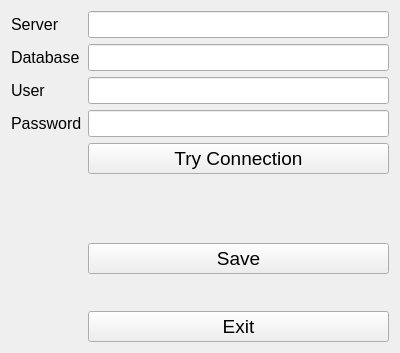
<?xml version="1.0" encoding="UTF-8"?>
<ui version="4.0">
 <class>Form</class>
 <widget class="QWidget" name="Form">
  <property name="geometry">
   <rect>
    <x>0</x>
    <y>0</y>
    <width>400</width>
    <height>353</height>
   </rect>
  </property>
  <property name="windowTitle">
   <string>MySQL Settings</string>
  </property>
  <layout class="QHBoxLayout" name="horizontalLayout">
   <item>
    <layout class="QFormLayout" name="formLayout">
     <item row="0" column="0">
      <widget class="QLabel" name="label">
       <property name="font">
        <font>
         <pointsize>12</pointsize>
        </font>
       </property>
       <property name="text">
        <string>Server</string>
       </property>
      </widget>
     </item>
     <item row="0" column="1">
      <widget class="QLineEdit" name="lineEdit_server">
       <property name="font">
        <font>
         <pointsize>12</pointsize>
        </font>
       </property>
      </widget>
     </item>
     <item row="1" column="0">
      <widget class="QLabel" name="label_2">
       <property name="font">
        <font>
         <pointsize>12</pointsize>
        </font>
       </property>
       <property name="text">
        <string>Database</string>
       </property>
      </widget>
     </item>
     <item row="1" column="1">
      <widget class="QLineEdit" name="lineEdit_database">
       <property name="font">
        <font>
         <pointsize>12</pointsize>
        </font>
       </property>
      </widget>
     </item>
     <item row="2" column="0">
      <widget class="QLabel" name="label_3">
       <property name="font">
        <font>
         <pointsize>12</pointsize>
        </font>
       </property>
       <property name="text">
        <string>User</string>
       </property>
      </widget>
     </item>
     <item row="2" column="1">
      <widget class="QLineEdit" name="lineEdit_user">
       <property name="font">
        <font>
         <pointsize>12</pointsize>
        </font>
       </property>
      </widget>
     </item>
     <item row="3" column="0">
      <widget class="QLabel" name="label_4">
       <property name="font">
        <font>
         <pointsize>12</pointsize>
        </font>
       </property>
       <property name="text">
        <string>Password</string>
       </property>
      </widget>
     </item>
     <item row="3" column="1">
      <widget class="QLineEdit" name="lineEdit_password">
       <property name="font">
        <font>
         <pointsize>12</pointsize>
        </font>
       </property>
      </widget>
     </item>
     <item row="4" column="1">
      <widget class="QPushButton" name="pushButton_try_connection">
       <property name="font">
        <font>
         <pointsize>14</pointsize>
         <weight>50</weight>
         <bold>false</bold>
         <strikeout>false</strikeout>
         <kerning>true</kerning>
        </font>
       </property>
       <property name="text">
        <string>Try Connection</string>
       </property>
      </widget>
     </item>
     <item row="6" column="1">
      <widget class="QLabel" name="label_connection_result">
       <property name="text">
        <string/>
       </property>
      </widget>
     </item>
     <item row="8" column="1">
      <widget class="QPushButton" name="pushButton_save">
       <property name="font">
        <font>
         <pointsize>14</pointsize>
         <weight>50</weight>
         <bold>false</bold>
         <strikeout>false</strikeout>
         <kerning>true</kerning>
        </font>
       </property>
       <property name="text">
        <string>Save</string>
       </property>
      </widget>
     </item>
     <item row="7" column="1">
      <spacer name="verticalSpacer">
       <property name="orientation">
        <enum>Qt::Vertical</enum>
       </property>
       <property name="sizeHint" stdset="0">
        <size>
         <width>20</width>
         <height>40</height>
        </size>
       </property>
      </spacer>
     </item>
     <item row="9" column="1">
      <spacer name="verticalSpacer_2">
       <property name="orientation">
        <enum>Qt::Vertical</enum>
       </property>
       <property name="sizeHint" stdset="0">
        <size>
         <width>20</width>
         <height>40</height>
        </size>
       </property>
      </spacer>
     </item>
     <item row="5" column="1">
      <spacer name="verticalSpacer_3">
       <property name="orientation">
        <enum>Qt::Vertical</enum>
       </property>
       <property name="sizeHint" stdset="0">
        <size>
         <width>20</width>
         <height>20</height>
        </size>
       </property>
      </spacer>
     </item>
     <item row="10" column="1">
      <widget class="QPushButton" name="pushButton_exit">
       <property name="font">
        <font>
         <pointsize>14</pointsize>
         <weight>50</weight>
         <bold>false</bold>
         <strikeout>false</strikeout>
         <kerning>true</kerning>
        </font>
       </property>
       <property name="text">
        <string>Exit</string>
       </property>
      </widget>
     </item>
    </layout>
   </item>
  </layout>
 </widget>
 <resources/>
 <connections/>
</ui>
